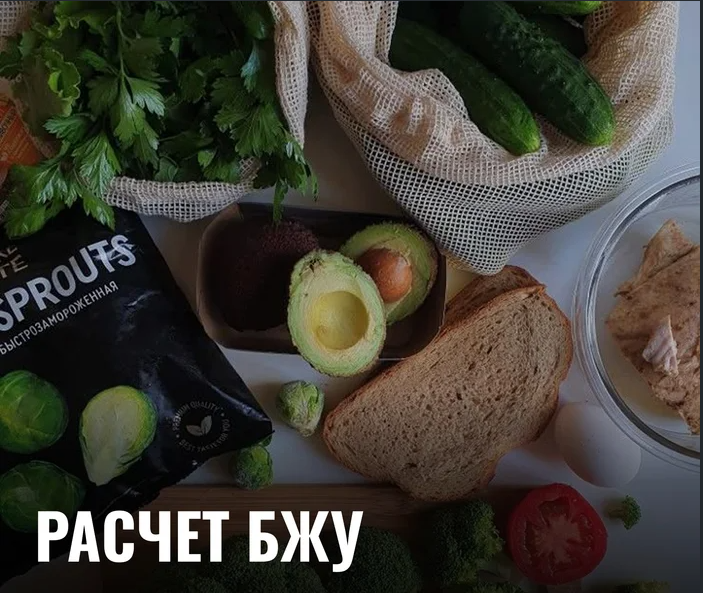
#> input picture bju_calculator/food.png, 703 x 593 px
$ python -i bju_calculator.py   (imports and definitions only)
#> lines starting #> are read from the running program, lines starting #| are printed output that depends on the picture
import tkinter as tk
from tkinter import ttk, messagebox, Entry, Text, Button, Label
from PIL import Image, ImageTk
from datetime import datetime
import os
import smtplib  # Для отправки email через SMTP
import ssl  # Для безопасного соединения
from email.message import EmailMessage  # Для создания email-сообщения

# ---------- УПРАВЛЕНИЕ ДАННЫМИ ----------
PRODUCTS_FILE = "products.txt"  # Файл для хранения данных о пищевой ценности продуктов
MEALS_FILE = "meals.txt"  # Файл для хранения истории всех трапез

# ---------- УПРАВЛЕНИЕ ФОНОМ ----------
def set_background(parent, image_path):
    """
    Устанавливает фоновое изображение для заданного виджета Tkinter.

    Аргументы:
        parent: Виджет Tkinter, для которого устанавливается фон (например, main_frame).
        image_path: Путь к файлу фонового изображения.

    Возвращает:
        Виджет tk.Label, содержащий фоновое изображение.
    """
#> called with image_path = 'food.png'
    image = Image.open(image_path)
#> image is the input picture: PIL image 703x593 RGB; mean R, G, B 65, 62.3, 53.8
    image = image.resize((500, 600))  # Изменяем размер изображения под окно
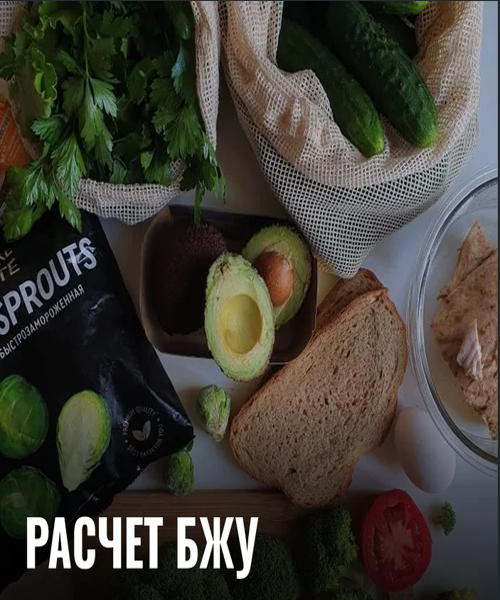
#> image: PIL image 500x600 RGB; mean R, G, B 65, 62.3, 53.8
    bg_image = ImageTk.PhotoImage(image)

    bg_label = tk.Label(parent, image=bg_image)
    bg_label.image = bg_image  # Сохраняем ссылку на изображение, чтобы избежать сборки мусора
    bg_label.place(x=0, y=0, relwidth=1, relheight=1)
    return bg_label

# ---------- ВСПОМОГАТЕЛЬНЫЕ ФУНКЦИИ ----------
# [183 lines left out: functions load_product_data, get_bju_for_product, save_meal_to_file, add_product_to_file, send_email_page, send_email, not called in this run]

# ---------- ИНТЕРФЕЙСЫ ПРИЛОЖЕНИЯ ----------
def create_welcome_page(parent):
    """
    Создает главную страницу приветствия с кнопками навигации.

    Аргументы:
        parent: Основной виджет-фрейм, куда будут помещены элементы страницы приветствия.
    """
    # Удаляем все виджеты из родительского элемента, кроме фонового изображения
    for widget in parent.winfo_children():
        if isinstance(widget, tk.Label) and widget.place_info(): # Проверяем, является ли это фоновым изображением
            continue
        widget.destroy()

    ttk.Label(parent, text="Калькулятор употребления БЖУ", font=("Arial", 14)).pack(pady=20)
    ttk.Button(parent, text="📄 Просмотр продуктов", command=lambda: show_product_list(parent)).pack(pady=10)
    ttk.Button(parent, text="🍽 Добавить трапезу", command=lambda: add_meal_page(parent)).pack(pady=10)
    ttk.Button(parent, text="🕓 История трапез", command=lambda: show_meal_history(parent)).pack(pady=10)
    ttk.Button(parent, text="➕ Добавить продукт", command=lambda: add_product_page(parent)).pack(pady=10)

# [217 lines left out: functions show_product_list, show_meal_history, add_meal_page, add_product_page, not called in this run]

# ---------- ТОЧКА ВХОДА В ПРИЛОЖЕНИЕ ----------
def main():
    """
    Основная функция для инициализации приложения Tkinter, настройки файлов и запуска графического интерфейса.
    """
    # Создаем файл продуктов с данными по умолчанию, если он не существует
    if not os.path.exists(PRODUCTS_FILE):
        with open(PRODUCTS_FILE, "w", encoding="utf-8") as f:
            f.write("яблоко,0.3,0.2,14\nкуриная грудка,31,3.6,0\nгречка,12.6,3.3,68\n")

    root = tk.Tk()
    root.title("Калькулятор БЖУ")
    root.geometry("500x600")
    root.resizable(False, False) # Запрещаем изменение размера окна

    main_frame = tk.Frame(root, width=500, height=600)
    main_frame.pack(fill="both", expand=True)

    set_background(main_frame, "food.png")  # Устанавливаем фоновое изображение
    create_welcome_page(main_frame)  # Показываем начальную страницу приветствия

    root.mainloop()  # Запускаем цикл событий Tkinter

# [2 lines not run here, left out]

>>> result = main()
